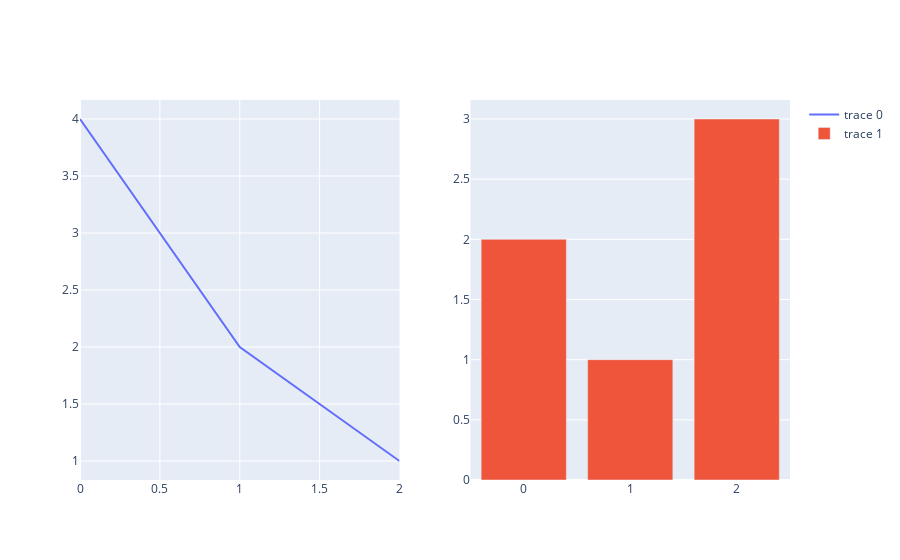

The code cell stored with this chart in its notebook:
### Markdown cell above
### Make Subplots

### Code cell
from plotly.subplots import make_subplots

fig = make_subplots(rows=1, cols=2)

fig.add_trace(go.Scatter(y=[4, 2, 1], mode="lines"), row=1, col=1)
fig.add_trace(go.Bar(y=[2, 1, 3]), row=1, col=2)

fig.show()

### Figure 1 — Plotly figure (JSON) as saved in the notebook; plotly's stock layout.template omitted (floating-point values rounded to 4 significant figures)
{"data": [{"mode": "lines", "type": "scatter", "xaxis": "x", "y": [4, 2, 1], "yaxis": "y"}, {"type": "bar", "xaxis": "x2", "y": [2, 1, 3], "yaxis": "y2"}], "layout": {"xaxis": {"anchor": "y", "domain": [0, 0.45]}, "xaxis2": {"anchor": "y2", "domain": [0.55, 1]}, "yaxis": {"anchor": "x", "domain": [0, 1]}, "yaxis2": {"anchor": "x2", "domain": [0, 1]}}}
